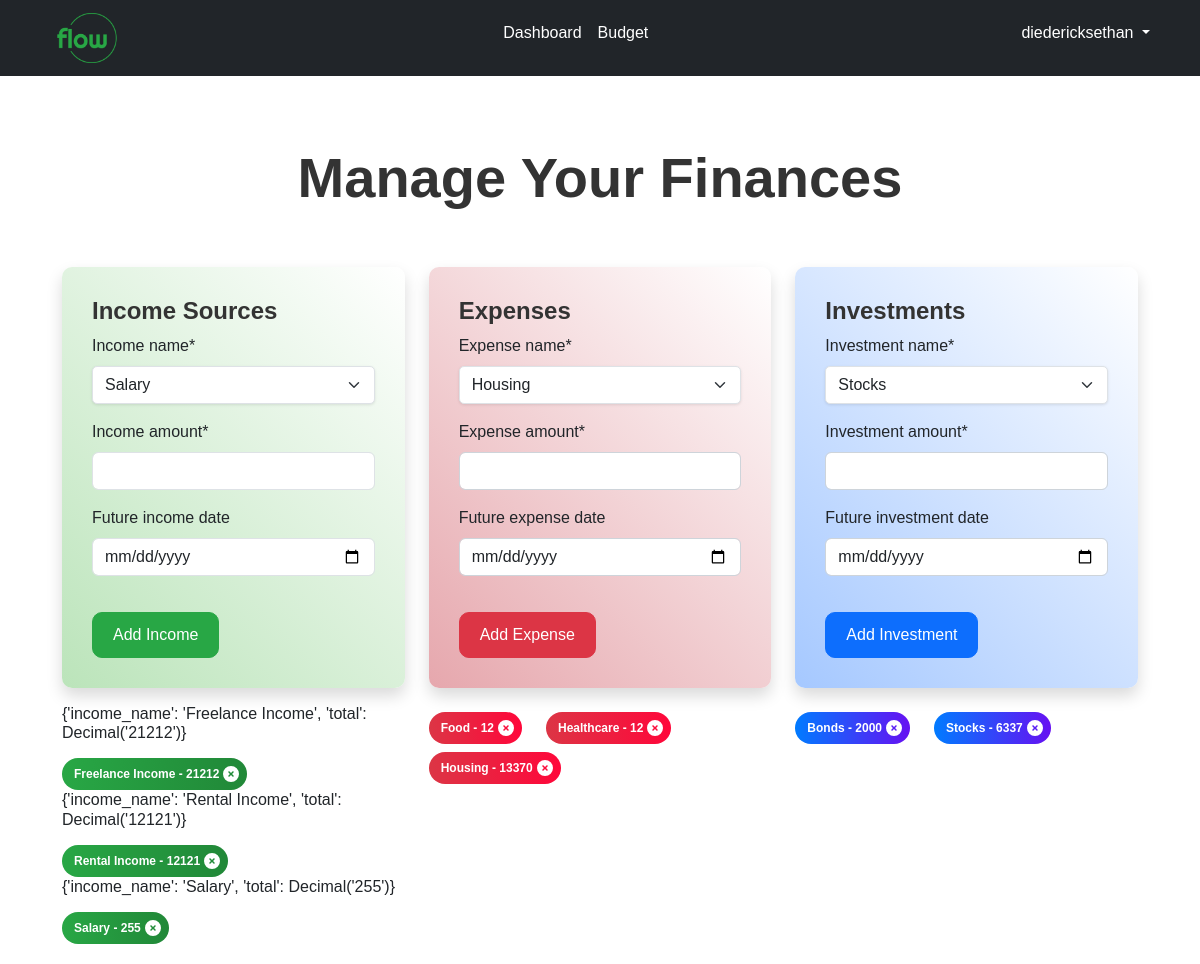
Screenshot of /budget/ (signed in) with the database file from the repository.
### users/models.py (models this page shows)
class CustomUser(AbstractUser):
    pass

### budget/models.py (models this page shows, shortened)
class Expense(models.Model):
    user = models.ForeignKey(get_user_model(), on_delete=models.CASCADE)
    expense_name = models.CharField(max_length=150)
    expense_amount = models.DecimalField(max_digits=10, decimal_places=2)
    date_created = models.DateField(auto_now_add=True)
    future_expense_date = models.DateField('Future expense date', blank=True, null=True)

class Investment(models.Model):
    user = models.ForeignKey(get_user_model(), on_delete=models.CASCADE)
    investment_name = models.CharField(max_length=150)
    investment_amount = models.DecimalField(max_digits=10, decimal_places=2)
    date_created = models.DateField(auto_now_add=True)
    future_investment_date = models.DateField('Future investment date', blank=True, null=True)

### budget/views.py (the view, shortened to what this page needs)
# urls.py: path("budget/", views.BudgetView.as_view(), name="budget"),
class BudgetView(LoginRequiredMixin, View):
    template_name = "budget/budget.html"
    income_form_class = IncomeForm
    expense_form_class = ExpenseForm
    investment_form_class = InvestmentForm
    def get_total_amounts(self, user):
        incomes = Income.objects.filter(user=user)
        expenses = Expense.objects.filter(user=user)
        investments = Investment.objects.filter(user=user)
        total_income = sum(income.income_amount for income in incomes)
        total_expenses = sum(expense.expense_amount for expense in expenses)
        total_investments = sum(
            investment.investment_amount for investment in investments
        )
        income_data = incomes.values("income_name").annotate(total=Sum("income_amount"))
        expense_data = expenses.values("expense_name").annotate(
            total=Sum("expense_amount")
        )
        investment_data = investments.values("investment_name").annotate(
            total=Sum("investment_amount")
        )
        return (
            total_income,
            total_expenses,
            total_investments,
            incomes,
            expenses,
            investments,
            income_data,
            expense_data,
            investment_data,
        )
    def get(self, request):
        user = request.user
        (
            total_income,
            total_expenses,
            total_investments,
            incomes,
            expenses,
            investments,
            income_data,
            expense_data,
            investment_data,
        ) = self.get_total_amounts(user)
        remaining_balance = total_income - total_expenses - total_investments
        income_sources = IncomeSource.objects.filter(user=user)
        income_form = self.income_form_class(user=user)
        income_form.fields["income_name"].queryset = income_sources
        expense_sources = ExpenseSource.objects.filter(user=user)
        expense_form = self.expense_form_class(user=user)
        expense_form.fields["expense_name"].queryset = expense_sources
        investment_sources = InvestmentSource.objects.filter(user=user)
        investment_form = self.investment_form_class(user=user)
        investment_form.fields["investment_name"].queryset = investment_sources
        context = {
            "incomes": incomes,
            "expenses": expenses,
            "investments": investments,
            "income_form": income_form,
            "expense_form": expense_form,
            "investment_form": investment_form,
            "total_income": total_income,
            "total_expenses": total_expenses,
            "total_investments": total_investments,
            "remaining_balance": remaining_balance,
            "income_data": income_data,
            "expense_data": expense_data,
            "investment_data": investment_data,
        }
        return render(request, self.template_name, context)

### budget/forms.py
class IncomeForm(forms.ModelForm):
    def __init__(self, *args, **kwargs):
        user = kwargs.pop('user', None)
        super(IncomeForm, self).__init__(*args, **kwargs)
        income_sources = IncomeSource.objects.filter(user=user)
        choices = [(source.id, source.name) for source in income_sources]
        choices.append(('custom', 'Add Custom Income'))  # Add the custom option
        self.fields['income_name'] = forms.ChoiceField(choices=choices)
        self.fields['custom_income'] = forms.CharField(
            label='Custom Income', required=False)  # Make it optional
    class Meta:
        model = Income
        fields = ['income_name', 'income_amount', 'future_income_date']
        widgets = {
            'future_income_date': forms.DateInput(attrs={'type': 'date'}),
            'income_name': forms.Select(),
        }

class ExpenseForm(forms.ModelForm):
    def __init__(self, *args, **kwargs):
        user = kwargs.pop('user', None)
        super(ExpenseForm, self).__init__(*args, **kwargs)
        expense_sources = ExpenseSource.objects.filter(user=user)
        choices = [(source.id, source.name) for source in expense_sources]
        choices.append(('custom', 'Add Custom Expense'))  # Add the custom option
        self.fields['expense_name'] = forms.ChoiceField(choices=choices)
        self.fields['custom_expense'] = forms.CharField(
            label='Custom Expense', required=False)  # Make it optional
    class Meta:
        model = Expense
        fields = ['expense_name', 'expense_amount', 'future_expense_date']
        widgets = {
            'future_expense_date': forms.DateInput(attrs={'type': 'date'}),
            'expense_name': forms.Select(),
        }

### budget/templates/budget/budget.html (shortened to what this page needs)
{% extends '_base.html' %}
{% load static %}
{% load crispy_forms_tags %}
{% block content %}
<div class="container budget-container">
    <header class="budget-head mt-5">
        <div class="container ">
            <h1 class="display-4 text-center">Manage Your Finances</h1>
        </div>
    </header>
    <main class="container">
        <div class="row">
            <div class="col-md-4 mt-5">
                <div class="inc-container shadow">
                    <h2 class="h4">Income Sources</h2>
                    <form method="post" id="incomeForm">
                        <div class="form-group">
                            {{ income_form.income_name|as_crispy_field }}
                        </div>
                        {{ income_form.income_amount|as_crispy_field }}
                        {{ income_form.future_income_date|as_crispy_field }}
                        <div class="d-flex">
                            <button type="submit" name="income_submit" class="btn btn-custom">Add Income</button>
                        </div>
                    </form>
                </div>
                <div class="row mt-3">
                    {% for income in income_data %}
                    <h6>{{income}}</h6>
                    <div class="col-md-auto mt-2">
                        <span class="badge inc-badge d-flex p-2 align-items-center rounded-pill" style="background-image: linear-gradient(to right, #28a745, #218838);">
                            <span class="px-1">{{income.income_name}} - {{ income.total}}</span>
                            <a href="">
                            </a>
                        </span>
                    </div>
                    {% endfor %}
                </div>
            </div>
            <div class="col-md-4 mt-5">
                <div class="exp-container shadow">
                    <h2 class="h4">Expenses</h2>
                    <form method="post" id="expenseForm" class="expense-form">
                        <div class="form-group">
                            {{ expense_form.expense_name|as_crispy_field }}
                        </div>
                        {{ expense_form.expense_amount|as_crispy_field }}
                        {{ expense_form.future_expense_date|as_crispy_field }}
                        <button type="submit" name="expense_submit" class="btn btn-danger">Add Expense</button>
                    </form>
                </div>
                <div class="row mt-3">
                    {% for expense in expense_data %}
                    <div class="col-md-auto mt-2">
                        <span class="badge text-bg-danger d-flex p-2 align-items-center rounded-pill" style="background-image: linear-gradient(to right, #dc3545, #ff073a);">
                            <span class="px-1">{{expense.expense_name }} - {{ expense.total }}</span>
                            <a href="#">
                            </a>
                        </span>
                    </div>
                    {% endfor %}
                </div>
            </div>
            <div class="col-md-4 mt-5">
                <div class="invest-container shadow">
                    <h2 class="h4">Investments</h2>
                    <form method="post" id="investmentForm" class="investment-form">
                        <div class="form-group">
                            {{ investment_form.investment_name|as_crispy_field }}
                        </div>
                        {{ investment_form.investment_amount|as_crispy_field }}
                        {{ investment_form.future_investment_date|as_crispy_field }}
                        <button type="submit" name="investment_submit" class="btn btn-primary">Add Investment</button>
                    </form>
                </div>
                <div class="row mt-3">
                    {% for investment in investment_data %}
                    <div class="col-md-auto mt-2">
                        <span class="badge text-bg-primary d-flex p-2 align-items-center rounded-pill" style="background-image: linear-gradient(to right, #007bff, #6610f2);">
                            <span class="px-1">{{investment.investment_name}} - {{ investment.total}}</span>
                            <a href="#">
                            </a>
                        </span>
                    </div>
                    {% endfor %}
                </div>
            </div>
        </div>
    </main>
</div>
{% endblock content %}

### templates/header.html (shortened to what this page needs)
{% load static %}
  <div class="container-fluid text-bg-dark">
    <nav class="navbar navbar-expand-md ">
      <div class="container" >
        <a class="navbar-brand" href="{% url 'home' %}">
          <img src="{% static 'img/flow.png' %}" style="height: 50px; width: auto;" alt="Flow logo">
        </a>
        <div class="collapse navbar-collapse"  id="navbarNavDropdown">
          <ul class="navbar-nav mx-auto" >
            <li class="nav-item ">
              <a class="nav-link text-white"href="{% url 'dashboard' %}">Dashboard</a>
            </li>
            <li class="nav-item">
              <a class="nav-link text-white" href="{% url 'budget' %}">Budget</a>
            </li>
          </ul>
          <ul class="navbar-nav">
            {% if user.is_authenticated %}
              <li class="nav-item dropdown">
                <a class="nav-link dropdown-toggle text-white" href="#" role="button" data-bs-toggle="dropdown" aria-expanded="false">
                  {{ user.username }}
                </a>
              </li>
            {% endif %}
          </ul>
        </div>
      </div>
    </nav>
  </div>

### static/css/main.css (style rules this page uses)
h1, h2, h3, h4, h5, h6 { font-family: 'BentonSans Regular', sans-serif; }
body { font-family: 'HelveticaNeue-MediumCond', sans-serif; line-height: var(--bs-body-line-height); }
.btn { margin-top: 20px; padding: 10px 20px; border-radius: 10px; transition: all 0.3s ease; }
.navbar-nav a { position: relative; transition: color 0.3s ease-in-out; }
.navbar-nav a::before { content: ""; position: absolute; width: 100%; height: 2px; bottom: 0; left: 0; background-color: #28a745; visibility: hidden; transform: scaleX(0); transition: all 0.3s ease-in-out; }

### budget/static/css/budget.css (style rules this page uses)
.btn-custom { color: #fff; background-color: #28a745; border-color: #28a745; }
.budget-container h1, .budget-container h2, .budget-container h3, .budget-container h4, .budget-container h5 { font-weight: bold; color: #333; }
.budget-container { padding: 20px; }
.budget-head h1 { color : #333333; }
.inc-container, .exp-container, .invest-container { padding: 30px; border-radius: 10px; }
.inc-container { background: linear-gradient(45deg, #bbe4ba, #ffffff); }
.exp-container { background: linear-gradient(45deg, #e6a7ad, #ffffff); }
.invest-container { background: linear-gradient(45deg, #a5c8ff, #ffffff); }
.inc-badge { background: #28a745; }

### dashboard/static/css/dashboard.css (style rules this page uses)
.text-white { color: #fff; }
.form-select { border-radius: 5px; box-shadow: 0 1px 3px rgba(0, 0, 0, 0.1); }
.nav-item { margin-bottom: 10px; }

### rows the page displays
CustomUser: username "diedericksethan"
Expense: expense_name "Food", total "12"
Expense: expense_name "Healthcare", total "12"
Investment: investment_name "Bonds", total "2000"

### other values shown
{{ income }} "{'income_name': 'Freelance Income', 'total': Decimal('21212')}" "{'income_name': 'Rental Income', 'total': Decimal('12121')}" "{'income_name': 'Salary', 'total': Decimal('255')}"
{{ income.income_name }} "Freelance Income" "Rental Income" "Salary"
{{ income.total }} "21212" "12121" "255"
{{ expense.expense_name }} "Housing"
{{ expense.total }} "13370"
{{ investment.investment_name }} "Stocks"
{{ investment.total }} "6337"
